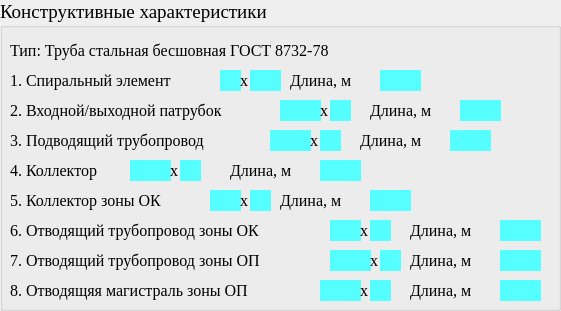
     <widget class="QGroupBox" name="groupBox_4">
      <property name="geometry">
       <rect>
        <x>10</x>
        <y>10</y>
        <width>561</width>
        <height>311</height>
       </rect>
      </property>
      <property name="font">
       <font>
        <family>Times New Roman</family>
        <pointsize>14</pointsize>
       </font>
      </property>
      <property name="title">
       <string>Конструктивные характеристики</string>
      </property>
      <widget class="QLabel" name="label_7">
       <property name="geometry">
        <rect>
         <x>10</x>
         <y>40</y>
         <width>441</width>
         <height>21</height>
        </rect>
       </property>
       <property name="font">
        <font>
         <family>Times New Roman</family>
         <pointsize>12</pointsize>
        </font>
       </property>
       <property name="text">
        <string>Тип: Труба стальная бесшовная ГОСТ 8732-78</string>
       </property>
      </widget>
      <widget class="QLabel" name="label_8">
       <property name="geometry">
        <rect>
         <x>10</x>
         <y>70</y>
         <width>261</width>
         <height>21</height>
        </rect>
       </property>
       <property name="font">
        <font>
         <family>Times New Roman</family>
         <pointsize>12</pointsize>
        </font>
       </property>
       <property name="text">
        <string>1. Спиральный элемент</string>
       </property>
      </widget>
      <widget class="QLabel" name="label_9">
       <property name="geometry">
        <rect>
         <x>220</x>
         <y>70</y>
         <width>21</width>
         <height>21</height>
        </rect>
       </property>
       <property name="minimumSize">
        <size>
         <width>21</width>
         <height>21</height>
        </size>
       </property>
       <property name="font">
        <font>
         <family>Times New Roman</family>
         <pointsize>12</pointsize>
        </font>
       </property>
       <property name="styleSheet">
        <string notr="true">background-color: rgb(85, 255, 255);
gridline-color: rgb(0, 0, 0);
border-color: rgb(0, 0, 0);</string>
       </property>
       <property name="text">
        <string>&lt;html&gt;&lt;head/&gt;&lt;body&gt;&lt;p align=&quot;center&quot;&gt;&lt;br/&gt;&lt;/p&gt;&lt;/body&gt;&lt;/html&gt;</string>
       </property>
      </widget>
      <widget class="QLabel" name="label_19">
       <property name="geometry">
        <rect>
         <x>240</x>
         <y>70</y>
         <width>16</width>
         <height>21</height>
        </rect>
       </property>
       <property name="font">
        <font>
         <family>Times New Roman</family>
         <pointsize>12</pointsize>
        </font>
       </property>
       <property name="text">
        <string>х</string>
       </property>
      </widget>
      <widget class="QLabel" name="label_20">
       <property name="geometry">
        <rect>
         <x>250</x>
         <y>70</y>
         <width>31</width>
         <height>21</height>
        </rect>
       </property>
       <property name="font">
        <font>
         <family>Times New Roman</family>
         <pointsize>12</pointsize>
        </font>
       </property>
       <property name="styleSheet">
        <string notr="true">background-color: rgb(85, 255, 255);</string>
       </property>
       <property name="text">
        <string>&lt;html&gt;&lt;head/&gt;&lt;body&gt;&lt;p align=&quot;center&quot;&gt;&lt;br/&gt;&lt;/p&gt;&lt;/body&gt;&lt;/html&gt;</string>
       </property>
      </widget>
      <widget class="QLabel" name="label_21">
       <property name="geometry">
        <rect>
         <x>290</x>
         <y>70</y>
         <width>81</width>
         <height>21</height>
        </rect>
       </property>
       <property name="font">
        <font>
         <family>Times New Roman</family>
         <pointsize>12</pointsize>
        </font>
       </property>
       <property name="text">
        <string>Длина, м</string>
       </property>
      </widget>
      <widget class="QLabel" name="label_22">
       <property name="geometry">
        <rect>
         <x>380</x>
         <y>70</y>
         <width>41</width>
         <height>21</height>
        </rect>
       </property>
       <property name="font">
        <font>
         <family>Times New Roman</family>
         <pointsize>12</pointsize>
        </font>
       </property>
       <property name="styleSheet">
        <string notr="true">background-color: rgb(85, 255, 255);</string>
       </property>
       <property name="text">
        <string>&lt;html&gt;&lt;head/&gt;&lt;body&gt;&lt;p align=&quot;center&quot;&gt;&lt;br/&gt;&lt;/p&gt;&lt;/body&gt;&lt;/html&gt;</string>
       </property>
      </widget>
      <widget class="QLabel" name="label_23">
       <property name="geometry">
        <rect>
         <x>10</x>
         <y>100</y>
         <width>261</width>
         <height>21</height>
        </rect>
       </property>
       <property name="font">
        <font>
         <family>Times New Roman</family>
         <pointsize>12</pointsize>
        </font>
       </property>
       <property name="text">
        <string>2. Входной/выходной патрубок</string>
       </property>
      </widget>
      <widget class="QLabel" name="label_24">
       <property name="geometry">
        <rect>
         <x>280</x>
         <y>100</y>
         <width>41</width>
         <height>21</height>
        </rect>
       </property>
       <property name="font">
        <font>
         <family>Times New Roman</family>
         <pointsize>12</pointsize>
        </font>
       </property>
       <property name="styleSheet">
        <string notr="true">background-color: rgb(85, 255, 255);</string>
       </property>
       <property name="text">
        <string>&lt;html&gt;&lt;head/&gt;&lt;body&gt;&lt;p align=&quot;center&quot;&gt;&lt;br/&gt;&lt;/p&gt;&lt;/body&gt;&lt;/html&gt;</string>
       </property>
      </widget>
      <widget class="QLabel" name="label_25">
       <property name="geometry">
        <rect>
         <x>320</x>
         <y>100</y>
         <width>16</width>
         <height>21</height>
        </rect>
       </property>
       <property name="font">
        <font>
         <family>Times New Roman</family>
         <pointsize>12</pointsize>
        </font>
       </property>
       <property name="text">
        <string>х</string>
       </property>
      </widget>
      <widget class="QLabel" name="label_26">
       <property name="geometry">
        <rect>
         <x>330</x>
         <y>100</y>
         <width>21</width>
         <height>21</height>
        </rect>
       </property>
       <property name="font">
        <font>
         <family>Times New Roman</family>
         <pointsize>12</pointsize>
        </font>
       </property>
       <property name="styleSheet">
        <string notr="true">background-color: rgb(85, 255, 255);</string>
       </property>
       <property name="text">
        <string>&lt;html&gt;&lt;head/&gt;&lt;body&gt;&lt;p align=&quot;center&quot;&gt;&lt;br/&gt;&lt;/p&gt;&lt;/body&gt;&lt;/html&gt;</string>
       </property>
      </widget>
      <widget class="QLabel" name="label_27">
       <property name="geometry">
        <rect>
         <x>370</x>
         <y>100</y>
         <width>81</width>
         <height>21</height>
        </rect>
       </property>
       <property name="font">
        <font>
         <family>Times New Roman</family>
         <pointsize>12</pointsize>
        </font>
       </property>
       <property name="text">
        <string>Длина, м</string>
       </property>
      </widget>
      <widget class="QLabel" name="label_29">
       <property name="geometry">
        <rect>
         <x>10</x>
         <y>130</y>
         <width>261</width>
         <height>21</height>
        </rect>
       </property>
       <property name="font">
        <font>
         <family>Times New Roman</family>
         <pointsize>12</pointsize>
        </font>
       </property>
       <property name="text">
        <string>3. Подводящий трубопровод</string>
       </property>
      </widget>
      <widget class="QLabel" name="label_30">
       <property name="geometry">
        <rect>
         <x>270</x>
         <y>130</y>
         <width>41</width>
         <height>21</height>
        </rect>
       </property>
       <property name="font">
        <font>
         <family>Times New Roman</family>
         <pointsize>12</pointsize>
        </font>
       </property>
       <property name="styleSheet">
        <string notr="true">background-color: rgb(85, 255, 255);</string>
       </property>
       <property name="text">
        <string>&lt;html&gt;&lt;head/&gt;&lt;body&gt;&lt;p align=&quot;center&quot;&gt;&lt;br/&gt;&lt;/p&gt;&lt;/body&gt;&lt;/html&gt;</string>
       </property>
      </widget>
      <widget class="QLabel" name="label_31">
       <property name="geometry">
        <rect>
         <x>310</x>
         <y>130</y>
         <width>16</width>
         <height>21</height>
        </rect>
       </property>
       <property name="font">
        <font>
         <family>Times New Roman</family>
         <pointsize>12</pointsize>
        </font>
       </property>
       <property name="text">
        <string>х</string>
       </property>
      </widget>
      <widget class="QLabel" name="label_32">
       <property name="geometry">
        <rect>
         <x>320</x>
         <y>130</y>
         <width>21</width>
         <height>21</height>
        </rect>
       </property>
       <property name="font">
        <font>
         <family>Times New Roman</family>
         <pointsize>12</pointsize>
        </font>
       </property>
       <property name="styleSheet">
        <string notr="true">background-color: rgb(85, 255, 255);</string>
       </property>
       <property name="text">
        <string>&lt;html&gt;&lt;head/&gt;&lt;body&gt;&lt;p align=&quot;center&quot;&gt;&lt;br/&gt;&lt;/p&gt;&lt;/body&gt;&lt;/html&gt;</string>
       </property>
      </widget>
      <widget class="QLabel" name="label_33">
       <property name="geometry">
        <rect>
         <x>360</x>
         <y>130</y>
         <width>81</width>
         <height>21</height>
        </rect>
       </property>
       <property name="font">
        <font>
         <family>Times New Roman</family>
         <pointsize>12</pointsize>
        </font>
       </property>
       <property name="text">
        <string>Длина, м</string>
       </property>
      </widget>
      <widget class="QLabel" name="label_35">
       <property name="geometry">
        <rect>
         <x>10</x>
         <y>160</y>
         <width>261</width>
         <height>21</height>
        </rect>
       </property>
       <property name="font">
        <font>
         <family>Times New Roman</family>
         <pointsize>12</pointsize>
        </font>
       </property>
       <property name="text">
        <string>4. Коллектор</string>
       </property>
      </widget>
      <widget class="QLabel" name="label_36">
       <property name="geometry">
        <rect>
         <x>130</x>
         <y>160</y>
         <width>41</width>
         <height>21</height>
        </rect>
       </property>
       <property name="font">
        <font>
         <family>Times New Roman</family>
         <pointsize>12</pointsize>
        </font>
       </property>
       <property name="styleSheet">
        <string notr="true">background-color: rgb(85, 255, 255);</string>
       </property>
       <property name="text">
        <string>&lt;html&gt;&lt;head/&gt;&lt;body&gt;&lt;p align=&quot;center&quot;&gt;&lt;br/&gt;&lt;/p&gt;&lt;/body&gt;&lt;/html&gt;</string>
       </property>
      </widget>
      <widget class="QLabel" name="label_37">
       <property name="geometry">
        <rect>
         <x>170</x>
         <y>160</y>
         <width>16</width>
         <height>21</height>
        </rect>
       </property>
       <property name="font">
        <font>
         <family>Times New Roman</family>
         <pointsize>12</pointsize>
        </font>
       </property>
       <property name="text">
        <string>х</string>
       </property>
      </widget>
      <widget class="QLabel" name="label_38">
       <property name="geometry">
        <rect>
         <x>180</x>
         <y>160</y>
         <width>21</width>
         <height>21</height>
        </rect>
       </property>
       <property name="font">
        <font>
         <family>Times New Roman</family>
         <pointsize>12</pointsize>
        </font>
       </property>
       <property name="styleSheet">
        <string notr="true">background-color: rgb(85, 255, 255);</string>
       </property>
       <property name="text">
        <string>&lt;html&gt;&lt;head/&gt;&lt;body&gt;&lt;p align=&quot;center&quot;&gt;&lt;br/&gt;&lt;/p&gt;&lt;/body&gt;&lt;/html&gt;</string>
       </property>
      </widget>
      <widget class="QLabel" name="label_39">
       <property name="geometry">
        <rect>
         <x>230</x>
         <y>160</y>
         <width>81</width>
         <height>21</height>
        </rect>
       </property>
       <property name="font">
        <font>
         <family>Times New Roman</family>
         <pointsize>12</pointsize>
        </font>
       </property>
       <property name="text">
        <string>Длина, м</string>
       </property>
      </widget>
      <widget class="QLabel" name="label_41">
       <property name="geometry">
        <rect>
         <x>10</x>
         <y>190</y>
         <width>261</width>
         <height>21</height>
        </rect>
       </property>
       <property name="font">
        <font>
         <family>Times New Roman</family>
         <pointsize>12</pointsize>
        </font>
       </property>
       <property name="text">
        <string>5. Коллектор зоны ОК</string>
       </property>
      </widget>
      <widget class="QLabel" name="label_42">
       <property name="geometry">
        <rect>
         <x>210</x>
         <y>190</y>
         <width>31</width>
         <height>21</height>
        </rect>
       </property>
       <property name="font">
        <font>
         <family>Times New Roman</family>
         <pointsize>12</pointsize>
        </font>
       </property>
       <property name="styleSheet">
        <string notr="true">background-color: rgb(85, 255, 255);</string>
       </property>
       <property name="text">
        <string/>
       </property>
      </widget>
      <widget class="QLabel" name="label_43">
       <property name="geometry">
        <rect>
         <x>240</x>
         <y>190</y>
         <width>16</width>
         <height>21</height>
        </rect>
       </property>
       <property name="font">
        <font>
         <family>Times New Roman</family>
         <pointsize>12</pointsize>
        </font>
       </property>
       <property name="text">
        <string>х</string>
       </property>
      </widget>
      <widget class="QLabel" name="label_44">
       <property name="geometry">
        <rect>
         <x>250</x>
         <y>190</y>
         <width>21</width>
         <height>21</height>
        </rect>
       </property>
       <property name="font">
        <font>
         <family>Times New Roman</family>
         <pointsize>12</pointsize>
        </font>
       </property>
       <property name="styleSheet">
        <string notr="true">background-color: rgb(85, 255, 255);</string>
       </property>
       <property name="text">
        <string/>
       </property>
      </widget>
      <widget class="QLabel" name="label_45">
       <property name="geometry">
        <rect>
         <x>280</x>
         <y>190</y>
         <width>81</width>
         <height>21</height>
        </rect>
       </property>
       <property name="font">
        <font>
         <family>Times New Roman</family>
         <pointsize>12</pointsize>
        </font>
       </property>
       <property name="text">
        <string>Длина, м</string>
       </property>
      </widget>
      <widget class="QLabel" name="label_47">
       <property name="geometry">
        <rect>
         <x>10</x>
         <y>220</y>
         <width>311</width>
         <height>21</height>
        </rect>
       </property>
       <property name="font">
        <font>
         <family>Times New Roman</family>
         <pointsize>12</pointsize>
        </font>
       </property>
       <property name="text">
        <string>6. Отводящий трубопровод зоны ОК</string>
       </property>
      </widget>
      <widget class="QLabel" name="label_48">
       <property name="geometry">
        <rect>
         <x>330</x>
         <y>220</y>
         <width>31</width>
         <height>21</height>
        </rect>
       </property>
       <property name="font">
        <font>
         <family>Times New Roman</family>
         <pointsize>12</pointsize>
        </font>
       </property>
       <property name="styleSheet">
        <string notr="true">background-color: rgb(85, 255, 255);</string>
       </property>
       <property name="text">
        <string/>
       </property>
      </widget>
      <widget class="QLabel" name="label_49">
       <property name="geometry">
        <rect>
         <x>360</x>
         <y>220</y>
         <width>16</width>
         <height>21</height>
        </rect>
       </property>
       <property name="font">
        <font>
         <family>Times New Roman</family>
         <pointsize>12</pointsize>
        </font>
       </property>
       <property name="text">
        <string>х</string>
       </property>
      </widget>
      <widget class="QLabel" name="label_50">
       <property name="geometry">
        <rect>
         <x>370</x>
         <y>220</y>
         <width>21</width>
         <height>21</height>
        </rect>
       </property>
       <property name="font">
        <font>
         <family>Times New Roman</family>
         <pointsize>12</pointsize>
        </font>
       </property>
       <property name="styleSheet">
        <string notr="true">background-color: rgb(85, 255, 255);</string>
       </property>
       <property name="text">
        <string/>
       </property>
      </widget>
      <widget class="QLabel" name="label_51">
       <property name="geometry">
        <rect>
         <x>410</x>
         <y>220</y>
         <width>81</width>
         <height>21</height>
        </rect>
       </property>
       <property name="font">
        <font>
         <family>Times New Roman</family>
         <pointsize>12</pointsize>
        </font>
       </property>
       <property name="text">
        <string>Длина, м</string>
       </property>
      </widget>
      <widget class="QLabel" name="label_53">
       <property name="geometry">
        <rect>
         <x>10</x>
         <y>250</y>
         <width>311</width>
         <height>21</height>
        </rect>
       </property>
       <property name="font">
        <font>
         <family>Times New Roman</family>
         <pointsize>12</pointsize>
        </font>
       </property>
       <property name="text">
        <string>7. Отводящий трубопровод зоны ОП</string>
       </property>
      </widget>
      <widget class="QLabel" name="label_54">
       <property name="geometry">
        <rect>
         <x>330</x>
         <y>250</y>
         <width>41</width>
         <height>21</height>
        </rect>
       </property>
       <property name="font">
        <font>
         <family>Times New Roman</family>
         <pointsize>12</pointsize>
        </font>
       </property>
       <property name="styleSheet">
        <string notr="true">background-color: rgb(85, 255, 255);</string>
       </property>
       <property name="text">
        <string/>
       </property>
      </widget>
      <widget class="QLabel" name="label_55">
       <property name="geometry">
        <rect>
         <x>370</x>
         <y>250</y>
         <width>16</width>
         <height>21</height>
        </rect>
       </property>
       <property name="font">
        <font>
         <family>Times New Roman</family>
         <pointsize>12</pointsize>
        </font>
       </property>
       <property name="text">
        <string>х</string>
       </property>
      </widget>
      <widget class="QLabel" name="label_56">
       <property name="geometry">
        <rect>
         <x>380</x>
         <y>250</y>
         <width>21</width>
         <height>21</height>
        </rect>
       </property>
       <property name="font">
        <font>
         <family>Times New Roman</family>
         <pointsize>12</pointsize>
        </font>
       </property>
       <property name="styleSheet">
        <string notr="true">background-color: rgb(85, 255, 255);</string>
       </property>
       <property name="text">
        <string/>
       </property>
      </widget>
      <widget class="QLabel" name="label_57">
       <property name="geometry">
        <rect>
         <x>410</x>
         <y>250</y>
         <width>81</width>
         <height>21</height>
        </rect>
       </property>
       <property name="font">
        <font>
         <family>Times New Roman</family>
         <pointsize>12</pointsize>
        </font>
       </property>
       <property name="text">
        <string>Длина, м</string>
       </property>
      </widget>
      <widget class="QLabel" name="label_59">
       <property name="geometry">
        <rect>
         <x>10</x>
         <y>280</y>
         <width>311</width>
         <height>21</height>
        </rect>
       </property>
       <property name="font">
        <font>
         <family>Times New Roman</family>
         <pointsize>12</pointsize>
        </font>
       </property>
       <property name="text">
        <string>8. Отводящяя магистраль зоны ОП</string>
       </property>
      </widget>
      <widget class="QLabel" name="label_60">
       <property name="geometry">
        <rect>
         <x>320</x>
         <y>280</y>
         <width>41</width>
         <height>21</height>
        </rect>
       </property>
       <property name="font">
        <font>
         <family>Times New Roman</family>
         <pointsize>12</pointsize>
        </font>
       </property>
       <property name="styleSheet">
        <string notr="true">background-color: rgb(85, 255, 255);</string>
       </property>
       <property name="text">
        <string/>
       </property>
      </widget>
      <widget class="QLabel" name="label_61">
       <property name="geometry">
        <rect>
         <x>360</x>
         <y>280</y>
         <width>16</width>
         <height>21</height>
        </rect>
       </property>
       <property name="font">
        <font>
         <family>Times New Roman</family>
         <pointsize>12</pointsize>
        </font>
       </property>
       <property name="text">
        <string>х</string>
       </property>
      </widget>
      <widget class="QLabel" name="label_62">
       <property name="geometry">
        <rect>
         <x>370</x>
         <y>280</y>
         <width>21</width>
         <height>21</height>
        </rect>
       </property>
       <property name="font">
        <font>
         <family>Times New Roman</family>
         <pointsize>12</pointsize>
        </font>
       </property>
       <property name="styleSheet">
        <string notr="true">background-color: rgb(85, 255, 255);</string>
       </property>
       <property name="text">
        <string/>
       </property>
      </widget>
      <widget class="QLabel" name="label_63">
       <property name="geometry">
        <rect>
         <x>410</x>
         <y>280</y>
         <width>81</width>
         <height>21</height>
        </rect>
       </property>
       <property name="font">
        <font>
         <family>Times New Roman</family>
         <pointsize>12</pointsize>
        </font>
       </property>
       <property name="text">
        <string>Длина, м</string>
       </property>
      </widget>
      <widget class="QLabel" name="label_28">
       <property name="geometry">
        <rect>
         <x>460</x>
         <y>100</y>
         <width>41</width>
         <height>21</height>
        </rect>
       </property>
       <property name="font">
        <font>
         <family>Times New Roman</family>
         <pointsize>12</pointsize>
        </font>
       </property>
       <property name="styleSheet">
        <string notr="true">background-color: rgb(85, 255, 255);</string>
       </property>
       <property name="text">
        <string>&lt;html&gt;&lt;head/&gt;&lt;body&gt;&lt;p align=&quot;center&quot;&gt;&lt;br/&gt;&lt;/p&gt;&lt;/body&gt;&lt;/html&gt;</string>
       </property>
      </widget>
      <widget class="QLabel" name="label_34">
       <property name="geometry">
        <rect>
         <x>450</x>
         <y>130</y>
         <width>41</width>
         <height>21</height>
        </rect>
       </property>
       <property name="font">
        <font>
         <family>Times New Roman</family>
         <pointsize>12</pointsize>
        </font>
       </property>
       <property name="styleSheet">
        <string notr="true">background-color: rgb(85, 255, 255);</string>
       </property>
       <property name="text">
        <string>&lt;html&gt;&lt;head/&gt;&lt;body&gt;&lt;p align=&quot;center&quot;&gt;&lt;br/&gt;&lt;/p&gt;&lt;/body&gt;&lt;/html&gt;</string>
       </property>
      </widget>
      <widget class="QLabel" name="label_40">
       <property name="geometry">
        <rect>
         <x>320</x>
         <y>160</y>
         <width>41</width>
         <height>21</height>
        </rect>
       </property>
       <property name="font">
        <font>
         <family>Times New Roman</family>
         <pointsize>12</pointsize>
        </font>
       </property>
       <property name="styleSheet">
        <string notr="true">background-color: rgb(85, 255, 255);</string>
       </property>
       <property name="text">
        <string>&lt;html&gt;&lt;head/&gt;&lt;body&gt;&lt;p align=&quot;center&quot;&gt;&lt;br/&gt;&lt;/p&gt;&lt;/body&gt;&lt;/html&gt;</string>
       </property>
      </widget>
      <widget class="QLabel" name="label_46">
       <property name="geometry">
        <rect>
         <x>370</x>
         <y>190</y>
         <width>41</width>
         <height>21</height>
        </rect>
       </property>
       <property name="font">
        <font>
         <family>Times New Roman</family>
         <pointsize>12</pointsize>
        </font>
       </property>
       <property name="styleSheet">
        <string notr="true">background-color: rgb(85, 255, 255);</string>
       </property>
       <property name="text">
        <string>&lt;html&gt;&lt;head/&gt;&lt;body&gt;&lt;p align=&quot;center&quot;&gt;&lt;br/&gt;&lt;/p&gt;&lt;/body&gt;&lt;/html&gt;</string>
       </property>
      </widget>
      <widget class="QLabel" name="label_52">
       <property name="geometry">
        <rect>
         <x>500</x>
         <y>220</y>
         <width>41</width>
         <height>21</height>
        </rect>
       </property>
       <property name="font">
        <font>
         <family>Times New Roman</family>
         <pointsize>12</pointsize>
        </font>
       </property>
       <property name="styleSheet">
        <string notr="true">background-color: rgb(85, 255, 255);</string>
       </property>
       <property name="text">
        <string>&lt;html&gt;&lt;head/&gt;&lt;body&gt;&lt;p align=&quot;center&quot;&gt;&lt;br/&gt;&lt;/p&gt;&lt;/body&gt;&lt;/html&gt;</string>
       </property>
      </widget>
      <widget class="QLabel" name="label_58">
       <property name="geometry">
        <rect>
         <x>500</x>
         <y>250</y>
         <width>41</width>
         <height>21</height>
        </rect>
       </property>
       <property name="font">
        <font>
         <family>Times New Roman</family>
         <pointsize>12</pointsize>
        </font>
       </property>
       <property name="styleSheet">
        <string notr="true">background-color: rgb(85, 255, 255);</string>
       </property>
       <property name="text">
        <string>&lt;html&gt;&lt;head/&gt;&lt;body&gt;&lt;p align=&quot;center&quot;&gt;&lt;br/&gt;&lt;/p&gt;&lt;/body&gt;&lt;/html&gt;</string>
       </property>
      </widget>
      <widget class="QLabel" name="label_64">
       <property name="geometry">
        <rect>
         <x>500</x>
         <y>280</y>
         <width>41</width>
         <height>21</height>
        </rect>
       </property>
       <property name="font">
        <font>
         <family>Times New Roman</family>
         <pointsize>12</pointsize>
        </font>
       </property>
       <property name="styleSheet">
        <string notr="true">background-color: rgb(85, 255, 255);</string>
       </property>
       <property name="text">
        <string>&lt;html&gt;&lt;head/&gt;&lt;body&gt;&lt;p align=&quot;center&quot;&gt;&lt;br/&gt;&lt;/p&gt;&lt;/body&gt;&lt;/html&gt;</string>
       </property>
      </widget>
     </widget>
